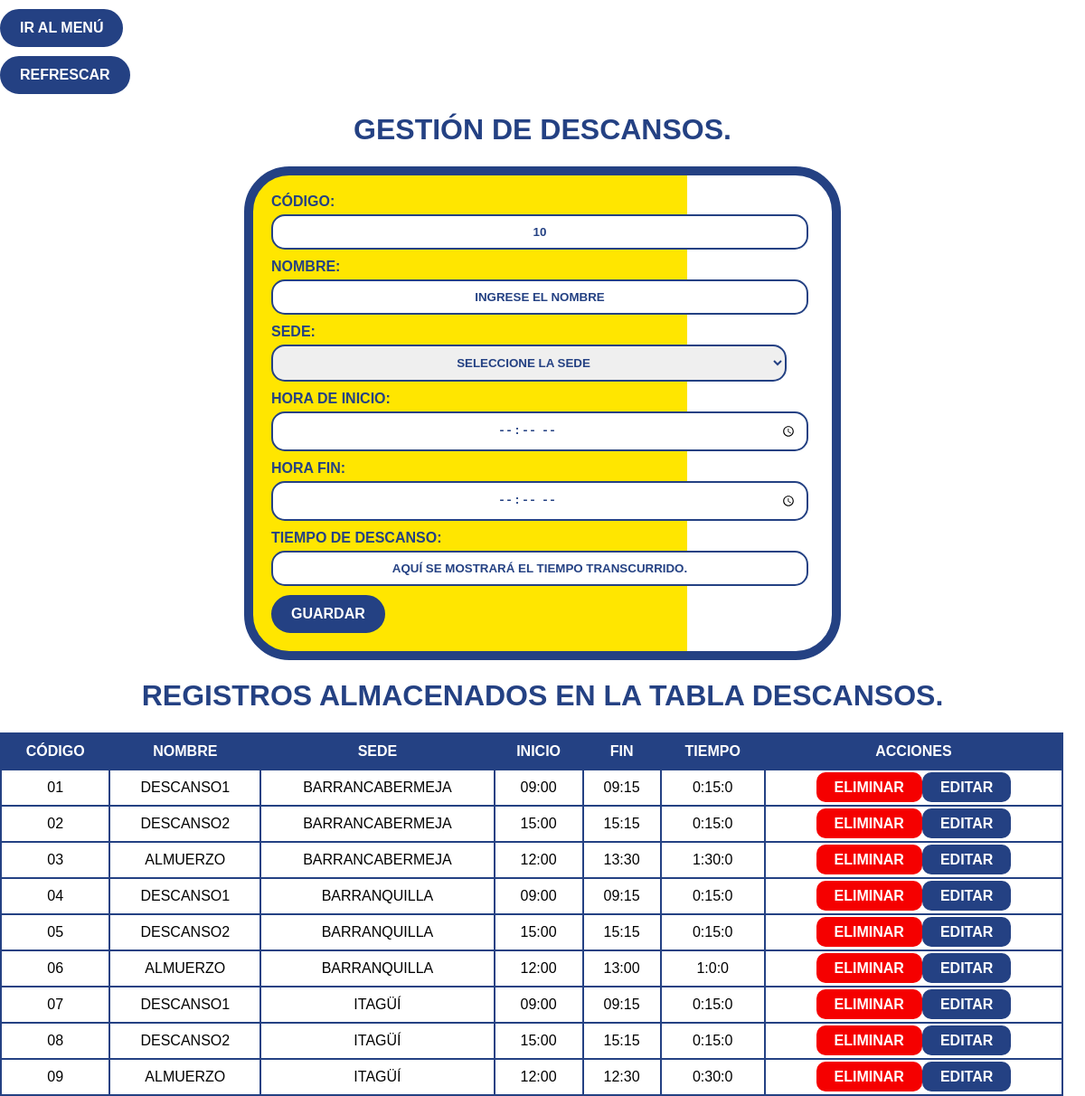
The page /productividad/descansos/descansos.php (signed in) on the database its author committed.
### tables this page shows
CREATE TABLE `descansos` (
  `id` int(11) NOT NULL,
  `cod_descanso` varchar(5) NOT NULL,
  `nom_descanso` varchar(20) NOT NULL,
  `sede` varchar(20) NOT NULL,
  `ini_descanso` varchar(8) NOT NULL,
  `fin_descanso` varchar(8) NOT NULL,
  `tiempo_des` varchar(8) NOT NULL
);

### productividad/descansos/descansos.php (the view, shortened to what this page needs)
<?php
$conn = new mysqli("localhost", "root", "", "datosgenerales");
$ultimoCodigoQuery = "SELECT MAX(cod_descanso) AS ultimo_codigo FROM descansos";
$ultimoCodigoResult = $conn->query($ultimoCodigoQuery);
if ($ultimoCodigoResult->num_rows > 0) {
    $row = $ultimoCodigoResult->fetch_assoc();
    $ultimoCodigo = $row["ultimo_codigo"];
    $siguienteCodigo = sprintf("%02d", intval($ultimoCodigo) + 1);
} else {
    $siguienteCodigo = "01";
}
?>
<!DOCTYPE html>
<html lang="es">
<head>
    <link rel="stylesheet" href="descansos.css">
</head>
<body>
<a href="/productividad/menu.php">
        <button>IR AL MENÚ</button>
    </a>
    <a href="descansos.php"><button type="button">REFRESCAR</button></a>
    <h1>GESTIÓN DE DESCANSOS.</h1>
    <form id="formulario" action="guardarDescanso.php" method="post" onsubmit="return guardarDescanso()">
        <label class="front-label" for="cod_descanso">CÓDIGO:</label>
        <input type="text" id="cod_descanso" name="cod_descanso" value="<?php echo $siguienteCodigo; ?>" readonly>
        <label class="front-label" for="nom_descanso">NOMBRE:</label>
        <input type="text" id="nom_descanso" name="nom_descanso" placeholder="INGRESE EL NOMBRE" required>
        <label for="sede" class="front-label">SEDE:</label>
        <select id="sede" name="sede" required>
            <option value="">SELECCIONE LA SEDE</option>
        </select>
        <label class="front-label" for="ini_descanso">HORA DE INICIO:</label>
        <input type="time" id="ini_descanso" name="ini_descanso" onchange="calcularTiempo()" oninput="calcularTiempo()" required>
        <label class="front-label" for="fin_descanso">HORA FIN:</label>
        <input type="time" id="fin_descanso" name="fin_descanso" onchange="calcularTiempo()" oninput="calcularTiempo()" required>
        <label class="front-label" for="tiempo_des">TIEMPO DE DESCANSO:</label>
        <input type="text" id="tiempo_des" name="tiempo_des" placeholder="AQUÍ SE MOSTRARÁ EL TIEMPO TRANSCURRIDO." readonly>
        <button type="submit">GUARDAR</button>
    </form>
    <h1>REGISTROS ALMACENADOS EN LA TABLA DESCANSOS.</h1>
    <?php
        $sql = "SELECT cod_descanso, nom_descanso, sede, ini_descanso, fin_descanso, tiempo_des FROM descansos";
        $result = $conn->query($sql);
        if ($result->num_rows > 0) {
            echo "<table>";
            echo "<tr><th>CÓDIGO</th><th>NOMBRE</th><th>SEDE</th><th>INICIO</th><th>FIN</th><th>TIEMPO</th><th>ACCIONES</th></tr>";
            while ($row = $result->fetch_assoc()) {
                echo "<tr>";
                echo "<td>" . $row["cod_descanso"]. "</td>";
                echo "<td>" . $row["nom_descanso"]. "</td>";
                echo "<td>" . $row["sede"]. "</td>";
                echo "<td>" . $row["ini_descanso"]. "</td>";
                echo "<td>" . $row["fin_descanso"]. "</td>";
                echo "<td>" . $row["tiempo_des"]. "</td>";
                echo "<td>";
                echo "<a href='#' onclick='eliminarDescanso(" . $row["cod_descanso"] . ")' class='btn-eliminar'>ELIMINAR</a>";
                echo "<a href='#' onclick='abrirModalEditar(" . $row["cod_descanso"] . ")' class='btn-editar'>EDITAR</a>";
                echo "</td>";
                echo "</tr>";
            }
            echo "</table>";
        } else {
            echo "NO HAY REGISTROS ALMACENADOS EN LA TABLA.";
        }
    ?>
</body>
</html>

### productividad/descansos/descansos.css (style rules this page uses)
body { background-color: #FFFFFF; color: #000000; font-family: Arial, sans-serif; margin: 0; }
h1, h2 { text-align: center; color: #244183; font-weight: bold; }
form { max-width: 600px; margin: 20px auto; padding: 20px; border: 10px solid #244183; border-radius: 50px; position: relative; background: linear-gradient(to right, #ffe600, #ffe600 75%, transparent 50%); overflow: hidden; }
form::before { content: ''; position: absolute; top: 0; bottom: 0; left: 50%; border-left: 20px solid #244183; transform: translateX(-50%); z-index: -1; background-color: transparent; border-left: none; width: 75%; }
label.front-label, select.front-select { text-align: center; color: #244183; font-weight: bold; }
input, select { font-weight: bold; color: #244183; display: block; margin-bottom: 10px; text-align: center; position: relative; z-index: 2; width: 95%; padding: 10px; margin-top: 5px; border: 2px solid #244183; border-radius: 15px; }
input::placeholder { color: #244183; }
button { background-color: #244183; color: #FFFFFF; padding: 10px 20px; border: 2px solid #244183; position: relative; left: 0%; margin-top: 10px; border-radius: 30px; cursor: pointer; font-size: 16px; font-weight: bold; transition: background-color 0.3s, color 0.3s, border-color 0.3s; display: block; }
a { text-decoration: none; }
table { width: 98%; border-collapse: collapse; margin-top: 20px; }
th, td { border: 2px solid #244183; padding: 10px; text-align: center; }
th { background-color: #244183; color: #FFFFFF; }
td { background-color: white; }
button { background-color: #244183; color: #FFFFFF; padding: 10px 20px; border: 2px solid #244183; border-radius: 30px; cursor: pointer; font-size: 16px; font-weight: bold; transition: background-color 0.3s, color 0.3s, border-color 0.3s; }
.btn-eliminar { cursor: pointer; background-color: #f50000; color: #FFFFFF; padding: 8px 20px; border: none; border-radius: 10px; font-size: 16px; font-weight: bold; transition: background-color 0.3s ease; }
.btn-editar { cursor: pointer; background-color: #244183; color: #FFFFFF; padding: 8px 20px; border: none; border-radius: 10px; font-size: 16px; font-weight: bold; transition: background-color 0.3s ease; }

### rows shown on the page
descansos: cod_descanso "01", nom_descanso "DESCANSO1", sede "BARRANCABERMEJA", ini_descanso "09:00", fin_descanso "09:15", tiempo_des "0:15:0"
descansos: cod_descanso "02", nom_descanso "DESCANSO2", sede "BARRANCABERMEJA", ini_descanso "15:00", fin_descanso "15:15", tiempo_des "0:15:0"
descansos: cod_descanso "03", nom_descanso "ALMUERZO", sede "BARRANCABERMEJA", ini_descanso "12:00", fin_descanso "13:30", tiempo_des "1:30:0"
descansos: cod_descanso "04", nom_descanso "DESCANSO1", sede "BARRANQUILLA", ini_descanso "09:00", fin_descanso "09:15", tiempo_des "0:15:0"
descansos: cod_descanso "05", nom_descanso "DESCANSO2", sede "BARRANQUILLA", ini_descanso "15:00", fin_descanso "15:15", tiempo_des "0:15:0"
descansos: cod_descanso "06", nom_descanso "ALMUERZO", sede "BARRANQUILLA", ini_descanso "12:00", fin_descanso "13:00", tiempo_des "1:0:0"
descansos: cod_descanso "07", nom_descanso "DESCANSO1", sede "ITAGÜÍ", ini_descanso "09:00", fin_descanso "09:15", tiempo_des "0:15:0"
descansos: cod_descanso "08", nom_descanso "DESCANSO2", sede "ITAGÜÍ", ini_descanso "15:00", fin_descanso "15:15", tiempo_des "0:15:0"
descansos: cod_descanso "09", nom_descanso "ALMUERZO", sede "ITAGÜÍ", ini_descanso "12:00", fin_descanso "12:30", tiempo_des "0:30:0"
